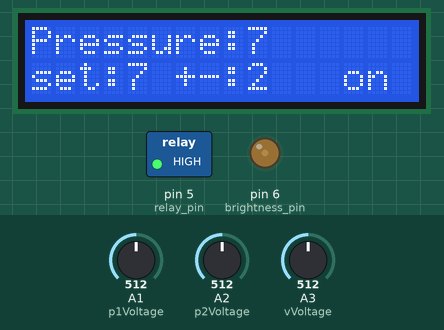
Recording of a sketch running on a simulated Arduino Uno, built with avr-gcc and run on an emulated ATmega328P. Shown: 16×2 character LCD, switched loads named in the sketch (green lamp = pin HIGH), output pins drawn as LEDs (lit = HIGH). Inputs (shaded band) come from the test bench; at power-on: A1 (p1Voltage) = 512, A2 (p2Voltage) = 512, A3 (vVoltage) = 512. What the sketch prints to the serial monitor is not drawn.

Above: at 1.2 s.
1.3 s: A1 (p1Voltage) set to 556
At 1.9 s:
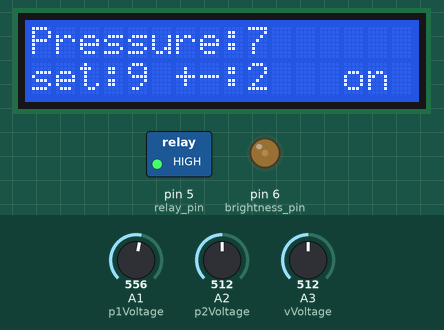
4.3 s: A1 (p1Voltage) set to 579
At 5.5 s:
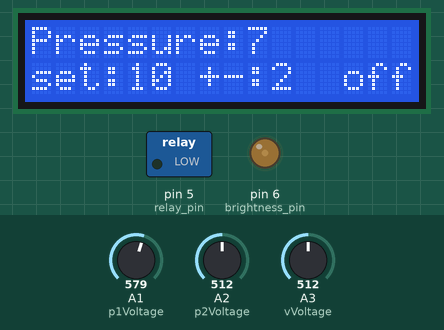
7.3 s: A2 (p2Voltage) set to 716
At 8.0 s:
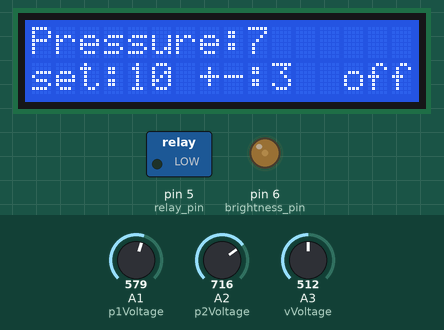
9.1 s: A3 (vVoltage) set to 637
At 9.5 s:
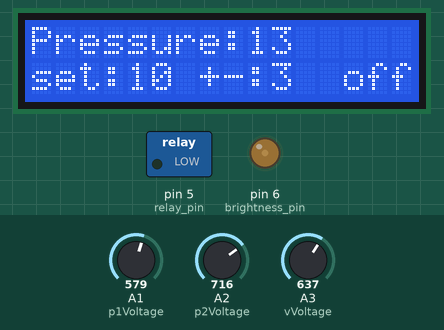
10.6 s: A3 (vVoltage) set to 665
At 11.1 s:
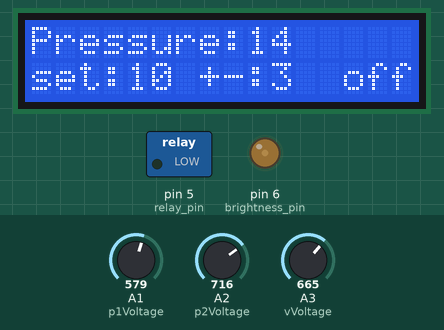
12.2 s: A2 (p2Voltage) set to 900
At 12.6 s:
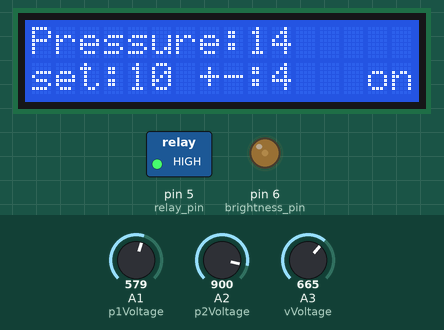
Timing chart, 0 to 14.7 s (numbered marks = the images above; inputs shaded):
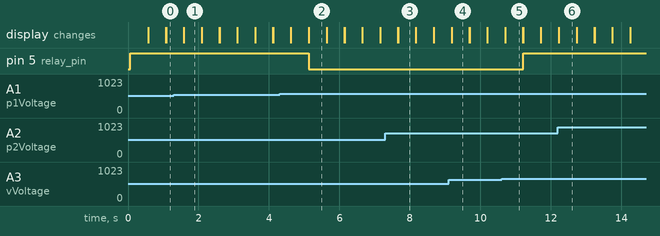

The sketch:

vacuum_pump_regulator.ino
```cpp
#include<LiquidCrystal.h>
//crystal pin setup
int rs = 7;
int en = 8;
int d4 = 9;
int d5 = 10;
int d6 = 11;
int d7 = 12;
int brightness_pin = 6;
int brightness = 40;
LiquidCrystal lcd(rs,en,d4,d5,d6,d7);
//crystal reading initialization
int now;
int set;
int tol;

//potentiometer voltage variables
int p1Voltage = A1;
int p1Read;
float V1;

int p2Voltage = A2;
int p2Read;
float V2;


//vacuum sensor voltage variables
int vVoltage = A3;
int vRead;
float V3;

//power status variables
int relay_pin = 5;
int pump_status = 1;

void setup() {
  // put your setup code here, to run once:
  // turn on display components
  // set target value
  // display information on screen

  //(1) set pinMode for: screen(OUTPUT), regulator_19INPUT), vacuum_sensor(INPUT), power_distributor(OUTPUT)
  //(2) write to screen with arduino LCD Tutorial creat object, begin in setup, in loop lcd.print("Current:%d",Current),
  // lcd.setCursor(2,1),lcd.print("min:%d max:%d",min, max) delay(500) lcd.clear()
  //(3)
  pinMode(brightness_pin,OUTPUT);
  analogWrite(brightness_pin,brightness);
  pinMode(relay_pin,OUTPUT);

  Serial.begin(9600);

  lcd.begin(16,2);
}

void loop() {
  // put your main code here, to run repeatedly:
  // if vacuum above max_vac turn pump off
  // if vacuum below min_vac turn pump on
  // update screen

//read and convert potentiometer values
p1Read=analogRead(p1Voltage);
V1 = (44.5/1023.)*p1Read-14.5;

p2Read=analogRead(p2Voltage);
V2 = (4.9/1023.)*p2Read+.1;

//read and convert vacuum sensor values
vRead=analogRead(vVoltage);
V3 = (44.5/1023.)*vRead-14.5;

//Serial.println(V2);
Serial.println(p1Voltage);

  set = V1;
  tol = V2;
  now = V3;

//display current, minimum, and maximum pressure
  lcd.setCursor(0,0);
  lcd.print("Pressure:");
  lcd.print(now);
  lcd.setCursor(0,2);
  lcd.print("set:");
  lcd.print(set);
  lcd.print(" +-:");
  lcd.print(tol);
  if(pump_status == 0){
    lcd.print("  off");
  }
    if(pump_status == 1){
    lcd.print("   on");
  }
  digitalWrite(relay_pin,pump_status);

//if vacuum is to high turn pump off
  if(now > set+tol){
    pump_status = 1;
  }
//if vacuum is too low turn pump on
  if(now < set-tol){
    pump_status = 0;
  }

  delay(500);
  lcd.clear();


  }
```

Measured:
- the behaviour switches between 563 and 564 on A1 (p1Voltage) (found by bisection; images 1 and 2)
- after the input at 1.3 s, the display: first differs from a run without the input after 0.29 s (image 1)
- after the input at 4.3 s, pin 5 (relay_pin): HIGH → LOW after 0.83 s; the display: first differs from a run without the input after 0.33 s (image 2 shows a later state)
- after the input at 7.3 s, the display: first differs from a run without the input after 0.37 s (image 3)
- after the input at 9.1 s, the display: first differs from a run without the input after 0.09 s (image 4)
- after the input at 10.6 s, pin 5 (relay_pin): LOW → HIGH after 0.61 s; the display: first differs from a run without the input after 0.11 s (image 5)
- after the input at 12.2 s, the display: first differs from a run without the input at once (image 6)
